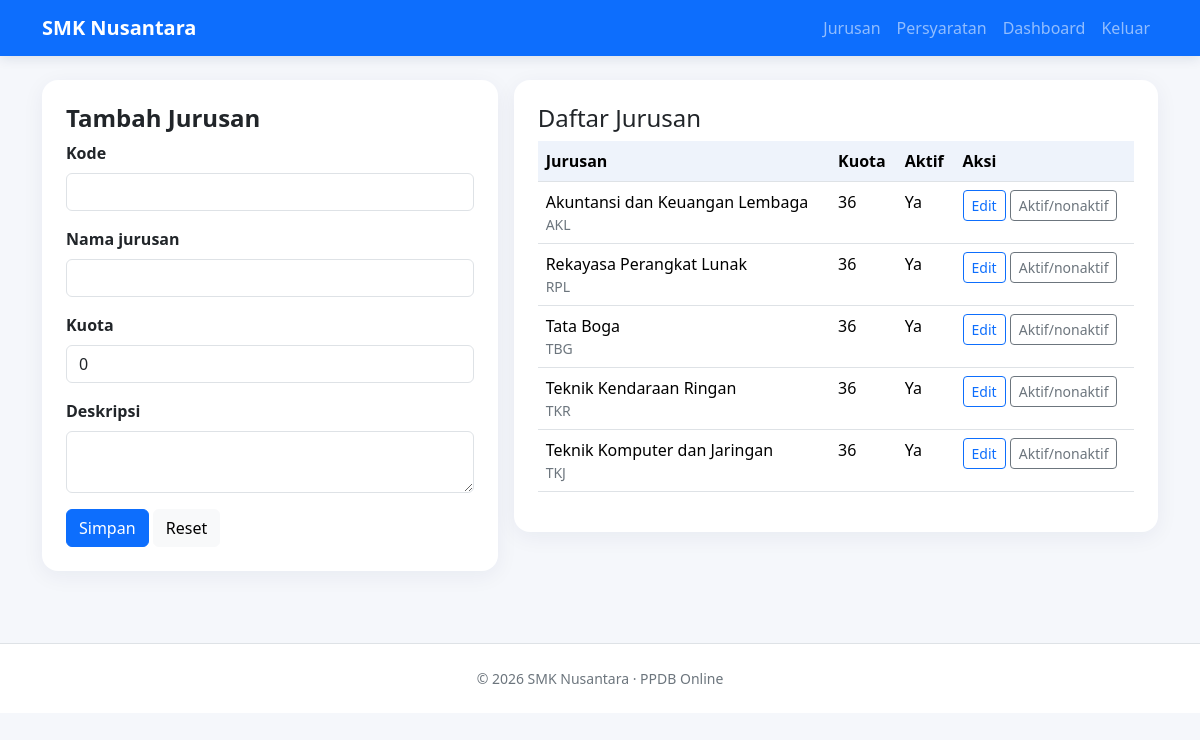
The page /admin/jurusan.php (signed in) on the database its author committed.
### tables this page shows
CREATE TABLE jurusan (
 id_jurusan INT AUTO_INCREMENT PRIMARY KEY,
 kode_jurusan VARCHAR(10) NOT NULL UNIQUE,
 nama_jurusan VARCHAR(120) NOT NULL,
 kuota INT NOT NULL DEFAULT 0,
 deskripsi TEXT,
 aktif TINYINT(1) NOT NULL DEFAULT 1
);

### config/app.php (called while the page is built, shortened)
<?php
function e(?string $value): string {
    return htmlspecialchars((string)$value, ENT_QUOTES, 'UTF-8');
}

### admin/jurusan.php (the view, shortened to what this page needs)
<?php
require __DIR__.'/_init.php';
$error='';
$edit=null;if(isset($_GET['edit'])){$s=$pdo->prepare('SELECT * FROM jurusan WHERE id_jurusan=?');$s->execute([(int)$_GET['edit']]);$edit=$s->fetch();}
$rows=$pdo->query('SELECT * FROM jurusan ORDER BY nama_jurusan')->fetchAll();
include __DIR__.'/../includes/header.php';
?>
<div class="row g-3"><div class="col-lg-5"><div class="card p-4"><h1 class="h4 fw-bold"><?= $edit?'Ubah':'Tambah' ?> Jurusan</h1><?php if($error): ?><div class="alert alert-danger"><?= e($error) ?></div><?php endif; ?>
<form method="post"><input type="hidden" name="csrf_token" value="<?= e(csrf_token()) ?>"><input type="hidden" name="action" value="save"><input type="hidden" name="id_jurusan" value="<?= (int)($edit['id_jurusan']??0) ?>">
<div class="mb-3"><label class="form-label">Kode</label><input class="form-control" name="kode_jurusan" required value="<?= e($edit['kode_jurusan']??'') ?>"></div>
<div class="mb-3"><label class="form-label">Nama jurusan</label><input class="form-control" name="nama_jurusan" required value="<?= e($edit['nama_jurusan']??'') ?>"></div>
<div class="mb-3"><label class="form-label">Kuota</label><input class="form-control" type="number" min="0" name="kuota" value="<?= (int)($edit['kuota']??0) ?>"></div>
<div class="mb-3"><label class="form-label">Deskripsi</label><textarea class="form-control" name="deskripsi"><?= e($edit['deskripsi']??'') ?></textarea></div>
<button class="btn btn-primary">Simpan</button> <a class="btn btn-light" href="jurusan.php">Reset</a></form></div></div>
<div class="col-lg-7"><div class="card p-4"><h2 class="h4">Daftar Jurusan</h2><div class="table-responsive"><table class="table"><thead><tr><th>Jurusan</th><th>Kuota</th><th>Aktif</th><th>Aksi</th></tr></thead><tbody><?php foreach($rows as $r): ?><tr><td><?= e($r['nama_jurusan']) ?><div class="small text-secondary"><?= e($r['kode_jurusan']) ?></div></td><td><?= (int)$r['kuota'] ?></td><td><?= $r['aktif']?'Ya':'Tidak' ?></td><td class="text-nowrap"><a class="btn btn-sm btn-outline-primary" href="?edit=<?= (int)$r['id_jurusan'] ?>">Edit</a> <form method="post" class="d-inline"><input type="hidden" name="csrf_token" value="<?= e(csrf_token()) ?>"><input type="hidden" name="action" value="toggle"><input type="hidden" name="id_jurusan" value="<?= (int)$r['id_jurusan'] ?>"><button class="btn btn-sm btn-outline-secondary">Aktif/nonaktif</button></form></td></tr><?php endforeach; ?></tbody></table></div></div></div></div>
<?php include __DIR__.'/../includes/footer.php'; ?>

### assets/css/style.css (style rules this page uses)
body { background:#f5f7fb; color:#25324a; min-height:100vh; }
.card { border:0; border-radius:1rem; box-shadow:0 5px 22px rgba(20,40,80,.06); }
.form-label { font-weight:600; }
.table thead th { background:#eef3fb; white-space:nowrap; }

### rows shown on the page
jurusan: nama_jurusan "Akuntansi dan Keuangan Lembaga", kode_jurusan "AKL", kuota "36", aktif "Ya"
jurusan: nama_jurusan "Rekayasa Perangkat Lunak", kode_jurusan "RPL", kuota "36", aktif "Ya"
jurusan: nama_jurusan "Tata Boga", kode_jurusan "TBG", kuota "36", aktif "Ya"
jurusan: nama_jurusan "Teknik Kendaraan Ringan", kode_jurusan "TKR", kuota "36", aktif "Ya"
jurusan: nama_jurusan "Teknik Komputer dan Jaringan", kode_jurusan "TKJ", kuota "36", aktif "Ya"
